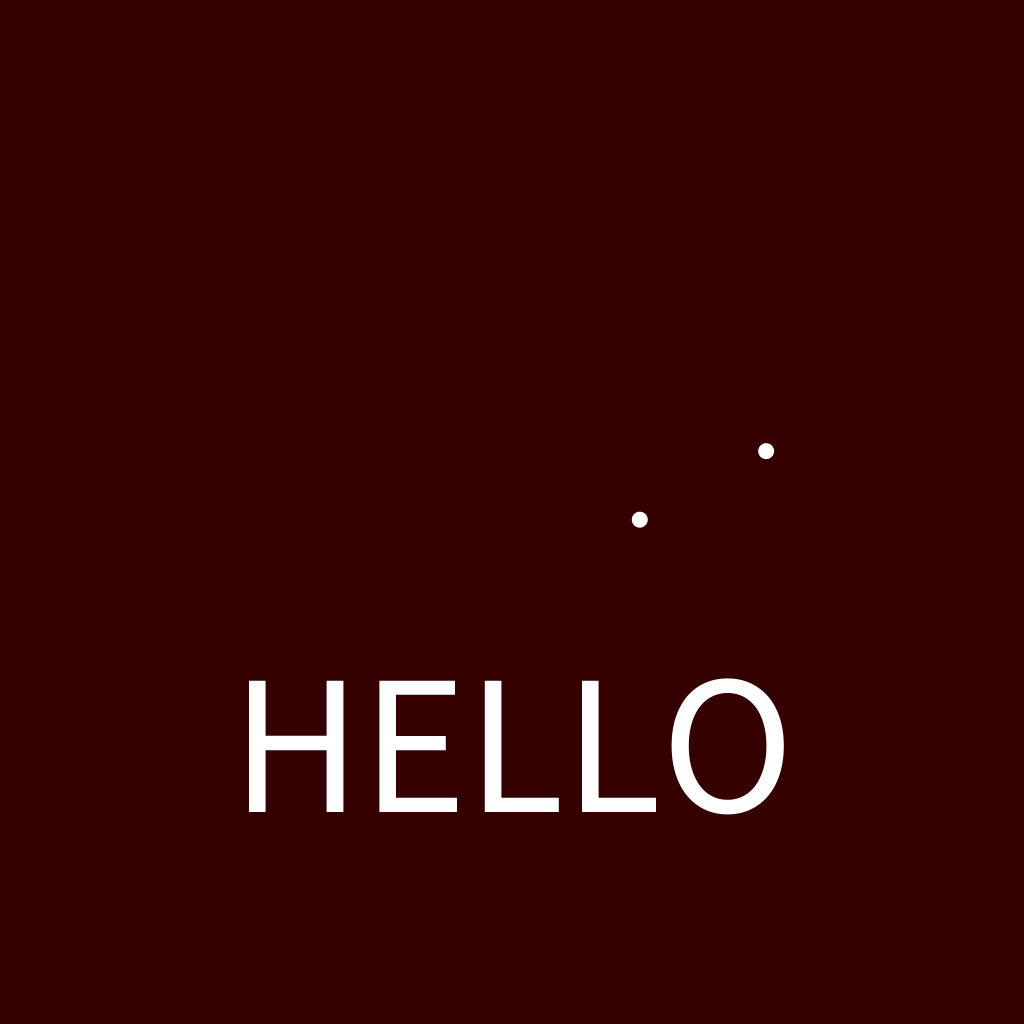
Frame 1 (no input)
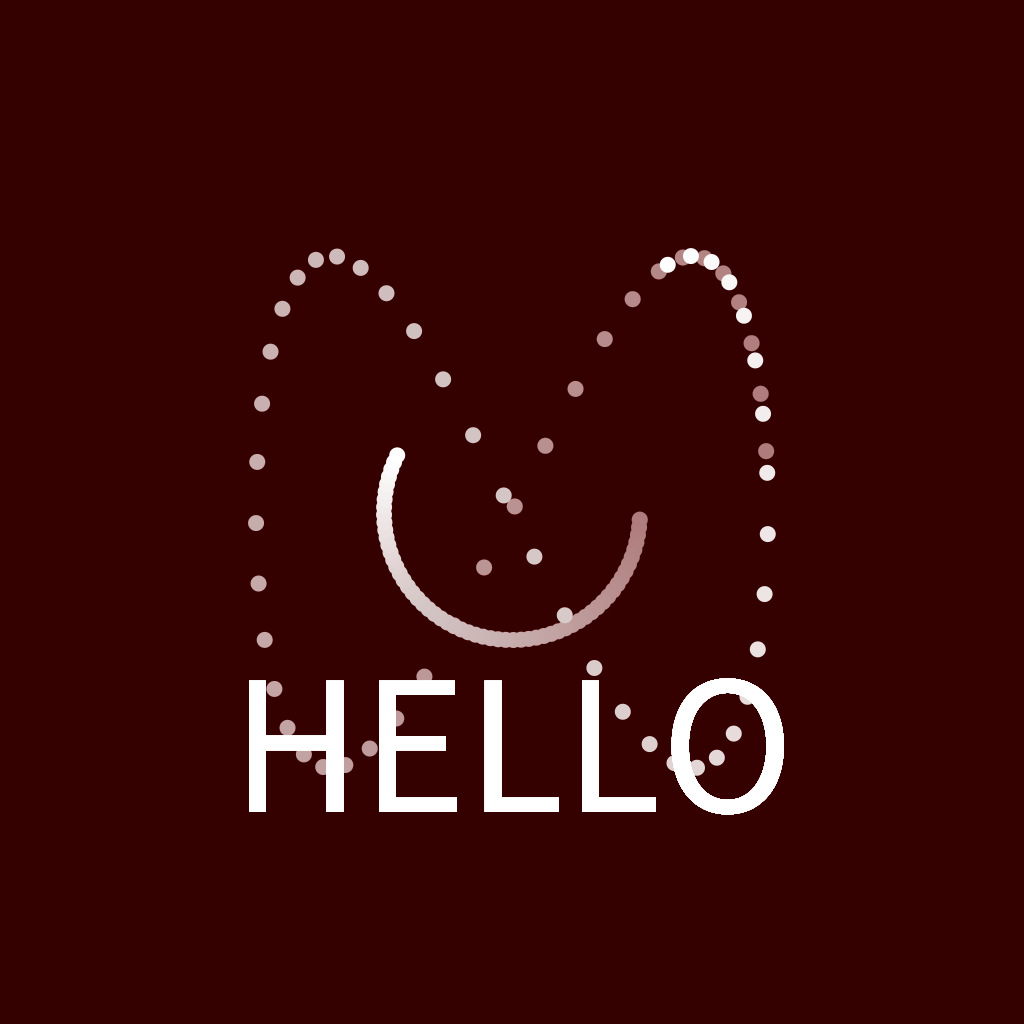
Frame 60 (the mouse pressed at the canvas centre just before this capture)
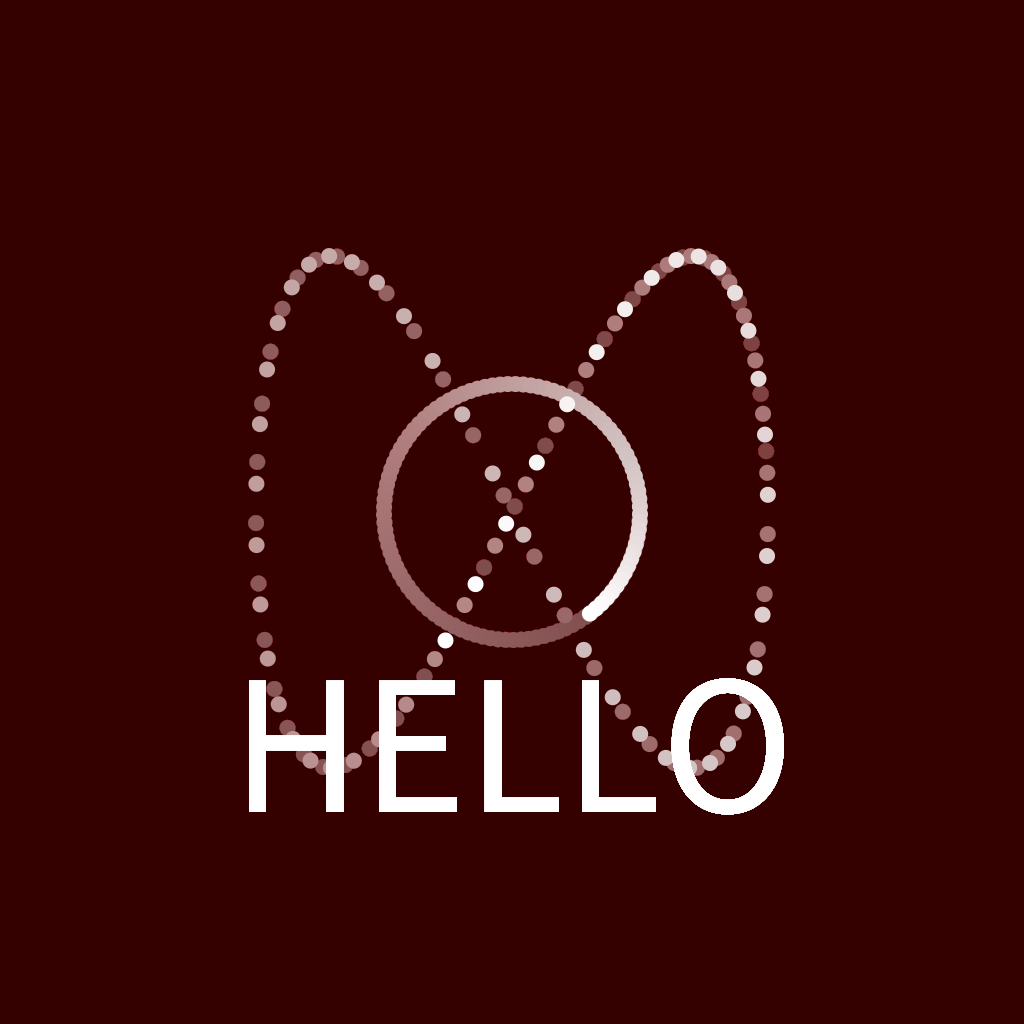
Frame 120 (the mouse held since frame 60 and released just before this capture)

The Processing sketch that drew these frames (run headless with seeded random() and noise(); from frame 60 on, the mouse is pressed at the canvas centre):

// Processing sketch: loading
// ── loading.pde
PVector loading;

void setup(){
  size(1024, 1024);
  background(#350000);
  noStroke();
  
  loading = new PVector(128, 0);
}

void draw(){
  fill(#350000, 3);
  
  rect(0, 0, width, height);
  
  int ballSize = 16;
  
  float animationSpeed = frameCount * 0.06;
  
  fill(255);
  translate(width/2, height/2);
  textSize(200);
  textAlign(CENTER);
  text("HELLO", 0, 300);
  circle(cos(-animationSpeed * 2) * 256, sin(-animationSpeed * 4) * 256, ballSize);
  rotate(frameCount * 0.06);
  circle(loading.x, loading.y, ballSize);
  
  
  
}
